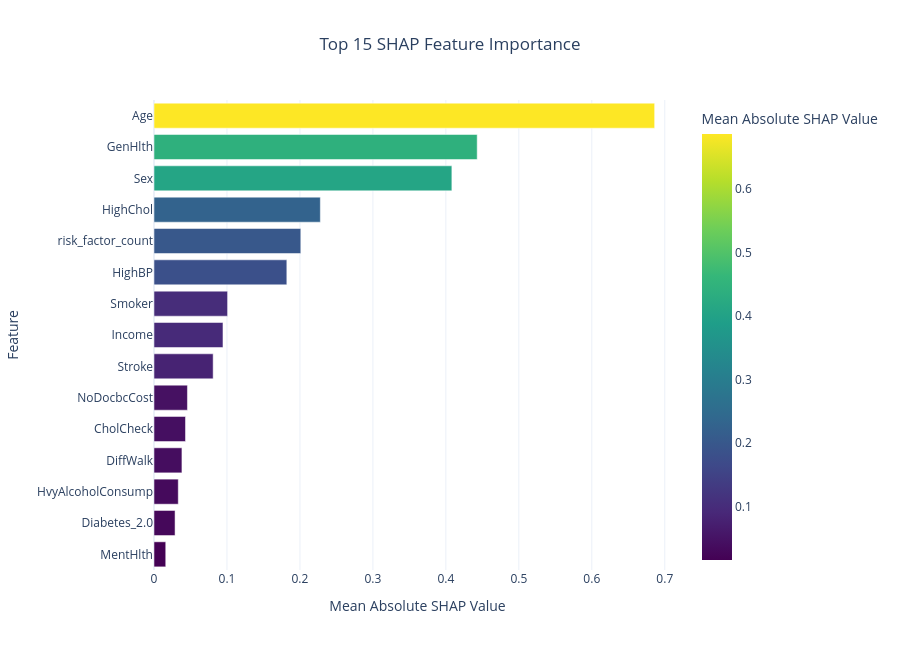

Here is the notebook cell this chart was saved with:
### Code cell
# Step 13: Visualise top 15 SHAP important features

import plotly.express as px

top_shap_features = shap_importance.head(15)

fig = px.bar(
    top_shap_features.sort_values(by="Mean Absolute SHAP Value"),
    x="Mean Absolute SHAP Value",
    y="Feature",
    orientation="h",
    title="Top 15 SHAP Feature Importance",
    color="Mean Absolute SHAP Value",
    color_continuous_scale="Viridis"
)

fig.update_layout(
    xaxis_title="Mean Absolute SHAP Value",
    yaxis_title="Feature",
    title_x=0.5,
    template="plotly_white",
    width=900,
    height=650
)

fig

### Figure 1 — Plotly figure (JSON) as saved in the notebook; plotly's stock layout.template omitted (floating-point values rounded to 4 significant figures)
{"data": [{"hovertemplate": "Mean Absolute SHAP Value=%{marker.color}<br>Feature=%{y}<extra></extra>", "legendgroup": "", "marker": {"color": [0.0161, 0.02886, 0.03326, 0.03827, 0.04315, 0.04583, 0.08106, 0.09453, 0.1008, 0.182, 0.2012, 0.2279, 0.4082, 0.4429, 0.6861], "coloraxis": "coloraxis", "pattern": {"shape": ""}}, "name": "", "orientation": "h", "showlegend": false, "textposition": "auto", "type": "bar", "x": [0.0161, 0.02886, 0.03326, 0.03827, 0.04315, 0.04583, 0.08106, 0.09453, 0.1008, 0.182, 0.2012, 0.2279, 0.4082, 0.4429, 0.6861], "xaxis": "x", "y": ["MentHlth", "Diabetes_2.0", "HvyAlcoholConsump", "DiffWalk", "CholCheck", "NoDocbcCost", "Stroke", "Income", "Smoker", "HighBP", "risk_factor_count", "HighChol", "Sex", "GenHlth", "Age"], "yaxis": "y"}], "layout": {"barmode": "relative", "coloraxis": {"colorbar": {"title": {"text": "Mean Absolute SHAP Value"}}, "colorscale": [[0, "#440154"], [0.1111, "#482878"], [0.2222, "#3e4989"], [0.3333, "#31688e"], [0.4444, "#26828e"], [0.5556, "#1f9e89"], [0.6667, "#35b779"], [0.7778, "#6ece58"], [0.8889, "#b5de2b"], [1, "#fde725"]]}, "height": 650, "legend": {"tracegroupgap": 0}, "title": {"text": "Top 15 SHAP Feature Importance", "x": 0.5}, "width": 900, "xaxis": {"anchor": "y", "domain": [0, 1], "title": {"text": "Mean Absolute SHAP Value"}}, "yaxis": {"anchor": "x", "domain": [0, 1], "title": {"text": "Feature"}}}}
